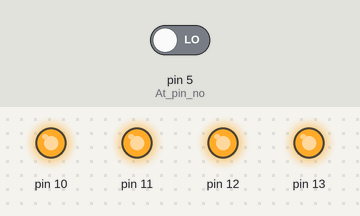
The sketch below on a simulated Arduino Uno, built with avr-gcc and run on an emulated ATmega328P. Shown: output pins drawn as LEDs (lit = HIGH). Inputs (shaded band) come from the test bench; at power-on: pin 5 (At_pin_no) LOW.

Above: at 1.2 s.
1.3 s: pin 5 (At_pin_no) driven HIGH
At 1.8 s:
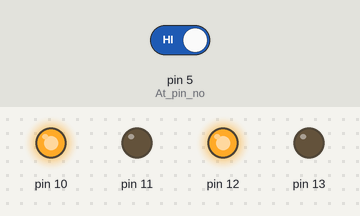
2.8 s: pin 5 (At_pin_no) driven LOW
At 4.2 s:
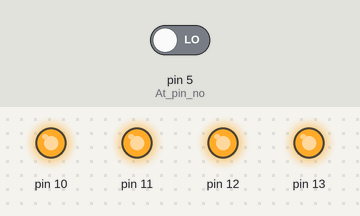
Timing chart, 0 to 5.8 s (numbered marks = the images above; inputs shaded):
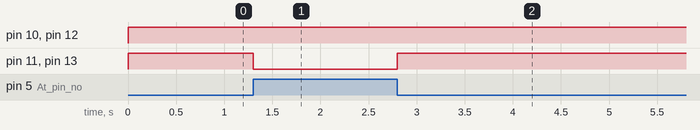

Measured:
- after the input at 1.3 s, pin 11, pin 13: HIGH → LOW at once
- after the input at 2.8 s, pin 11, pin 13: LOW → HIGH at once

The sketch:

sound_sensor.ino
```cpp
/*
Note
** In this program the robot will run when the sound sensor INPUT is HIGH
& will stop when the sound sensor INPUT is LOW
*/
int s;                                 // initializing one variable "s" for storing input from sound sensor.
void setup() {
  pinMode(10,OUTPUT);                  //10, 11 for Left motor
  pinMode(11,OUTPUT);
  pinMode(12,OUTPUT);                  // 12, 13 for right motor
  pinMode(13,OUTPUT);
  pinMode(5,INPUT);                   // At pin no:5 we connect the sound sensor which act as an input device

}

void loop() {
  s = digitalRead(5);                  // Reading the input of sound sensor and storing the value in pin no:5 of Arduino
  if(s==HIGH){                         // If sound sensor detects any sound or if the sound sensor is activated
  digitalWrite(10,HIGH);               // The motors will move forward
  digitalWrite(11,LOW);
  digitalWrite(12,HIGH);
  digitalWrite(13,LOW);
  }
  else                              // The else condition will be if sound sensor becomes low
  {
  digitalWrite(10,HIGH);            // The motors will stop
  digitalWrite(11,HIGH);
  digitalWrite(12,HIGH);
  digitalWrite(13,HIGH);
  }

}
```
